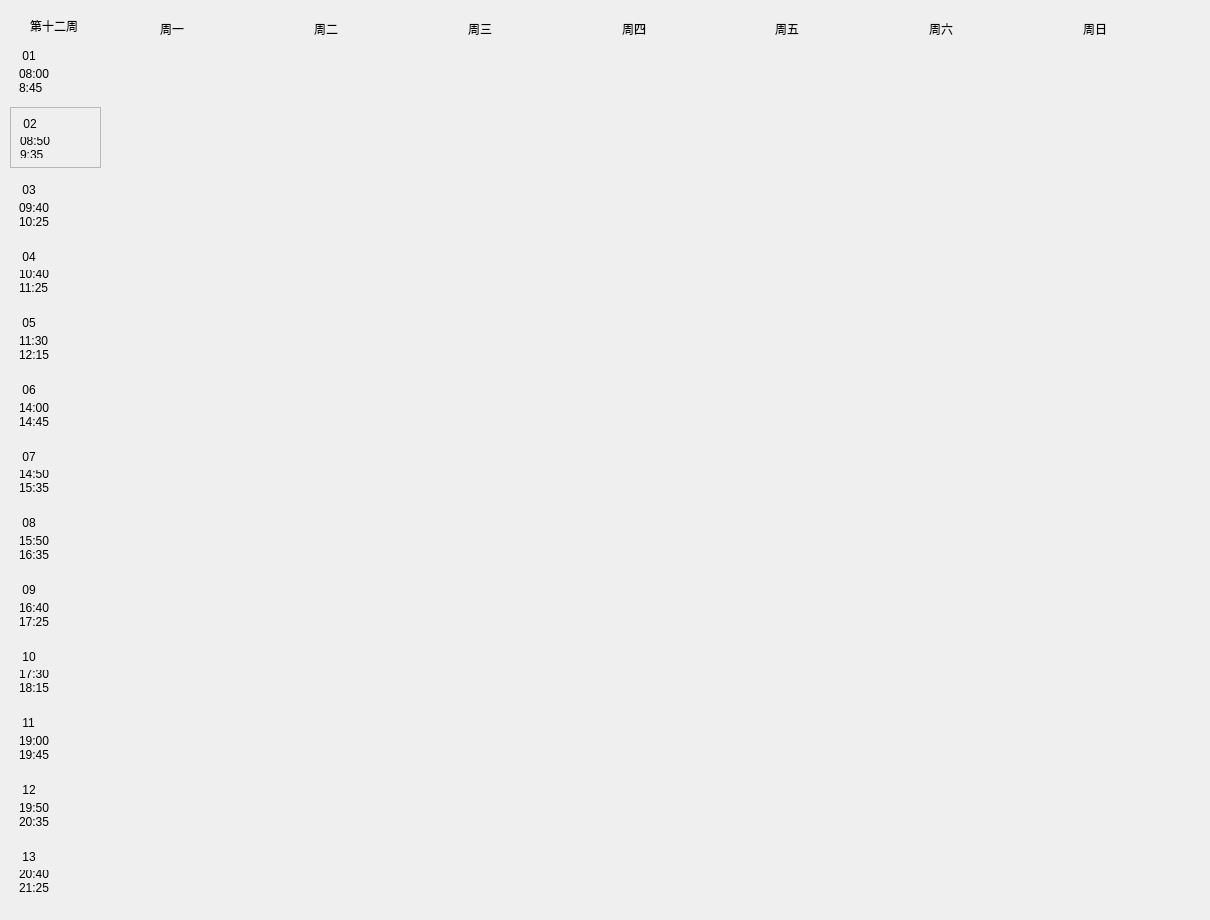
   <widget class="QWidget" name="page12">
    <widget class="QWidget" name="widget_177" native="true">
     <property name="geometry">
      <rect>
       <x>10</x>
       <y>0</y>
       <width>1191</width>
       <height>911</height>
      </rect>
     </property>
     <widget class="QLabel" name="firstweek_12">
      <property name="geometry">
       <rect>
        <x>20</x>
        <y>10</y>
        <width>101</width>
        <height>31</height>
       </rect>
      </property>
      <property name="styleSheet">
       <string notr="true">font: 12pt &quot;微软雅黑&quot;;</string>
      </property>
      <property name="text">
       <string>第十二周</string>
      </property>
     </widget>
     <widget class="QWidget" name="widget_178" native="true">
      <property name="geometry">
       <rect>
        <x>0</x>
        <y>40</y>
        <width>91</width>
        <height>861</height>
       </rect>
      </property>
      <layout class="QVBoxLayout" name="verticalLayout_155">
       <item>
        <widget class="QWidget" name="widget_179" native="true">
         <layout class="QVBoxLayout" name="verticalLayout_156">
          <item>
           <widget class="QLabel" name="num1_12">
            <property name="styleSheet">
             <string notr="true">font: rgb(32, 48, 126);
font: 12pt &quot;隶书&quot;;</string>
            </property>
            <property name="text">
             <string> 01</string>
            </property>
           </widget>
          </item>
          <item>
           <widget class="QLabel" name="first_12">
            <property name="text">
             <string>08:00
8:45</string>
            </property>
            <property name="scaledContents">
             <bool>false</bool>
            </property>
           </widget>
          </item>
         </layout>
        </widget>
       </item>
       <item>
        <widget class="QFrame" name="frame_12">
         <property name="frameShape">
          <enum>QFrame::StyledPanel</enum>
         </property>
         <property name="frameShadow">
          <enum>QFrame::Raised</enum>
         </property>
         <layout class="QVBoxLayout" name="verticalLayout_157">
          <item>
           <widget class="QLabel" name="num2_12">
            <property name="styleSheet">
             <string notr="true">font: rgb(32, 48, 126);
font: 12pt &quot;隶书&quot;;</string>
            </property>
            <property name="text">
             <string> 02</string>
            </property>
           </widget>
          </item>
          <item>
           <widget class="QLabel" name="second_12">
            <property name="text">
             <string>08:50
9:35</string>
            </property>
           </widget>
          </item>
         </layout>
        </widget>
       </item>
       <item>
        <widget class="QWidget" name="widget_180" native="true">
         <layout class="QVBoxLayout" name="verticalLayout_158">
          <item>
           <widget class="QLabel" name="num3_12">
            <property name="styleSheet">
             <string notr="true">font: 12pt &quot;隶书&quot;;</string>
            </property>
            <property name="text">
             <string> 03</string>
            </property>
           </widget>
          </item>
          <item>
           <widget class="QLabel" name="third_12">
            <property name="text">
             <string>09:40
10:25</string>
            </property>
           </widget>
          </item>
         </layout>
        </widget>
       </item>
       <item>
        <widget class="QWidget" name="widget_181" native="true">
         <layout class="QVBoxLayout" name="verticalLayout_159">
          <item>
           <widget class="QLabel" name="num4_12">
            <property name="styleSheet">
             <string notr="true">font: 12pt &quot;隶书&quot;;</string>
            </property>
            <property name="text">
             <string> 04</string>
            </property>
           </widget>
          </item>
          <item>
           <widget class="QLabel" name="forth_12">
            <property name="text">
             <string>10:40
11:25</string>
            </property>
           </widget>
          </item>
         </layout>
        </widget>
       </item>
       <item>
        <widget class="QWidget" name="widget_182" native="true">
         <layout class="QVBoxLayout" name="verticalLayout_160">
          <item>
           <widget class="QLabel" name="num5_12">
            <property name="styleSheet">
             <string notr="true">font: 12pt &quot;隶书&quot;;</string>
            </property>
            <property name="text">
             <string> 05</string>
            </property>
           </widget>
          </item>
          <item>
           <widget class="QLabel" name="fifth_12">
            <property name="text">
             <string>11:30
12:15</string>
            </property>
           </widget>
          </item>
         </layout>
        </widget>
       </item>
       <item>
        <widget class="QWidget" name="widget_183" native="true">
         <layout class="QVBoxLayout" name="verticalLayout_161">
          <item>
           <widget class="QLabel" name="num6_12">
            <property name="styleSheet">
             <string notr="true">font: 12pt &quot;隶书&quot;;</string>
            </property>
            <property name="text">
             <string> 06</string>
            </property>
           </widget>
          </item>
          <item>
           <widget class="QLabel" name="sixth_12">
            <property name="text">
             <string>14:00
14:45</string>
            </property>
           </widget>
          </item>
         </layout>
        </widget>
       </item>
       <item>
        <widget class="QWidget" name="widget_184" native="true">
         <layout class="QVBoxLayout" name="verticalLayout_162">
          <item>
           <widget class="QLabel" name="num7_12">
            <property name="styleSheet">
             <string notr="true">font: 12pt &quot;隶书&quot;;</string>
            </property>
            <property name="text">
             <string> 07</string>
            </property>
           </widget>
          </item>
          <item>
           <widget class="QLabel" name="seventh_12">
            <property name="text">
             <string>14:50
15:35</string>
            </property>
           </widget>
          </item>
         </layout>
        </widget>
       </item>
       <item>
        <widget class="QWidget" name="widget_185" native="true">
         <layout class="QVBoxLayout" name="verticalLayout_163">
          <item>
           <widget class="QLabel" name="num8_12">
            <property name="styleSheet">
             <string notr="true">font: 12pt &quot;隶书&quot;;</string>
            </property>
            <property name="text">
             <string> 08</string>
            </property>
           </widget>
          </item>
          <item>
           <widget class="QLabel" name="eighth_12">
            <property name="text">
             <string>15:50
16:35</string>
            </property>
           </widget>
          </item>
         </layout>
        </widget>
       </item>
       <item>
        <widget class="QWidget" name="widget_186" native="true">
         <layout class="QVBoxLayout" name="verticalLayout_164">
          <item>
           <widget class="QLabel" name="num9_12">
            <property name="styleSheet">
             <string notr="true">font: 12pt &quot;隶书&quot;;</string>
            </property>
            <property name="text">
             <string> 09</string>
            </property>
           </widget>
          </item>
          <item>
           <widget class="QLabel" name="ninth_12">
            <property name="text">
             <string>16:40
17:25</string>
            </property>
           </widget>
          </item>
         </layout>
        </widget>
       </item>
       <item>
        <widget class="QWidget" name="widget_187" native="true">
         <layout class="QVBoxLayout" name="verticalLayout_165">
          <item>
           <widget class="QLabel" name="num10_12">
            <property name="styleSheet">
             <string notr="true">font: 12pt &quot;隶书&quot;;</string>
            </property>
            <property name="text">
             <string> 10</string>
            </property>
           </widget>
          </item>
          <item>
           <widget class="QLabel" name="tenth_12">
            <property name="text">
             <string>17:30
18:15</string>
            </property>
           </widget>
          </item>
         </layout>
        </widget>
       </item>
       <item>
        <widget class="QWidget" name="widget_188" native="true">
         <layout class="QVBoxLayout" name="verticalLayout_166">
          <item>
           <widget class="QLabel" name="num11_12">
            <property name="styleSheet">
             <string notr="true">font: 12pt &quot;隶书&quot;;</string>
            </property>
            <property name="text">
             <string> 11</string>
            </property>
           </widget>
          </item>
          <item>
           <widget class="QLabel" name="eleventh_12">
            <property name="text">
             <string>19:00
19:45</string>
            </property>
           </widget>
          </item>
         </layout>
        </widget>
       </item>
       <item>
        <widget class="QWidget" name="widget_189" native="true">
         <layout class="QVBoxLayout" name="verticalLayout_167">
          <item>
           <widget class="QLabel" name="num12_12">
            <property name="styleSheet">
             <string notr="true">font: 12pt &quot;隶书&quot;;</string>
            </property>
            <property name="text">
             <string> 12</string>
            </property>
           </widget>
          </item>
          <item>
           <widget class="QLabel" name="twelfth_12">
            <property name="text">
             <string>19:50
20:35</string>
            </property>
           </widget>
          </item>
         </layout>
        </widget>
       </item>
       <item>
        <widget class="QWidget" name="widget_190" native="true">
         <layout class="QVBoxLayout" name="verticalLayout_168">
          <item>
           <widget class="QLabel" name="num13_12">
            <property name="styleSheet">
             <string notr="true">font: 12pt &quot;隶书&quot;;</string>
            </property>
            <property name="text">
             <string> 13</string>
            </property>
           </widget>
          </item>
          <item>
           <widget class="QLabel" name="thirteenth_12">
            <property name="text">
             <string>20:40
21:25</string>
            </property>
           </widget>
          </item>
         </layout>
        </widget>
       </item>
      </layout>
     </widget>
     <widget class="QWidget" name="widget_191" native="true">
      <property name="geometry">
       <rect>
        <x>150</x>
        <y>10</y>
        <width>1071</width>
        <height>37</height>
       </rect>
      </property>
      <property name="styleSheet">
       <string notr="true">font: 12pt &quot;隶书&quot;;</string>
      </property>
      <layout class="QHBoxLayout" name="horizontalLayout_12">
       <item>
        <widget class="QLabel" name="mon_12">
         <property name="text">
          <string>周一</string>
         </property>
        </widget>
       </item>
       <item>
        <widget class="QLabel" name="tue_12">
         <property name="text">
          <string>周二</string>
         </property>
        </widget>
       </item>
       <item>
        <widget class="QLabel" name="wed_12">
         <property name="text">
          <string>周三</string>
         </property>
        </widget>
       </item>
       <item>
        <widget class="QLabel" name="thu_12">
         <property name="text">
          <string>周四</string>
         </property>
        </widget>
       </item>
       <item>
        <widget class="QLabel" name="fri_12">
         <property name="text">
          <string>周五</string>
         </property>
        </widget>
       </item>
       <item>
        <widget class="QLabel" name="sat_12">
         <property name="text">
          <string>周六</string>
         </property>
        </widget>
       </item>
       <item>
        <widget class="QLabel" name="sun_12">
         <property name="text">
          <string>周日</string>
         </property>
        </widget>
       </item>
      </layout>
     </widget>
     <widget class="QWidget" name="widget_192" native="true">
      <property name="geometry">
       <rect>
        <x>100</x>
        <y>50</y>
        <width>1061</width>
        <height>851</height>
       </rect>
      </property>
     </widget>
    </widget>
   </widget>
